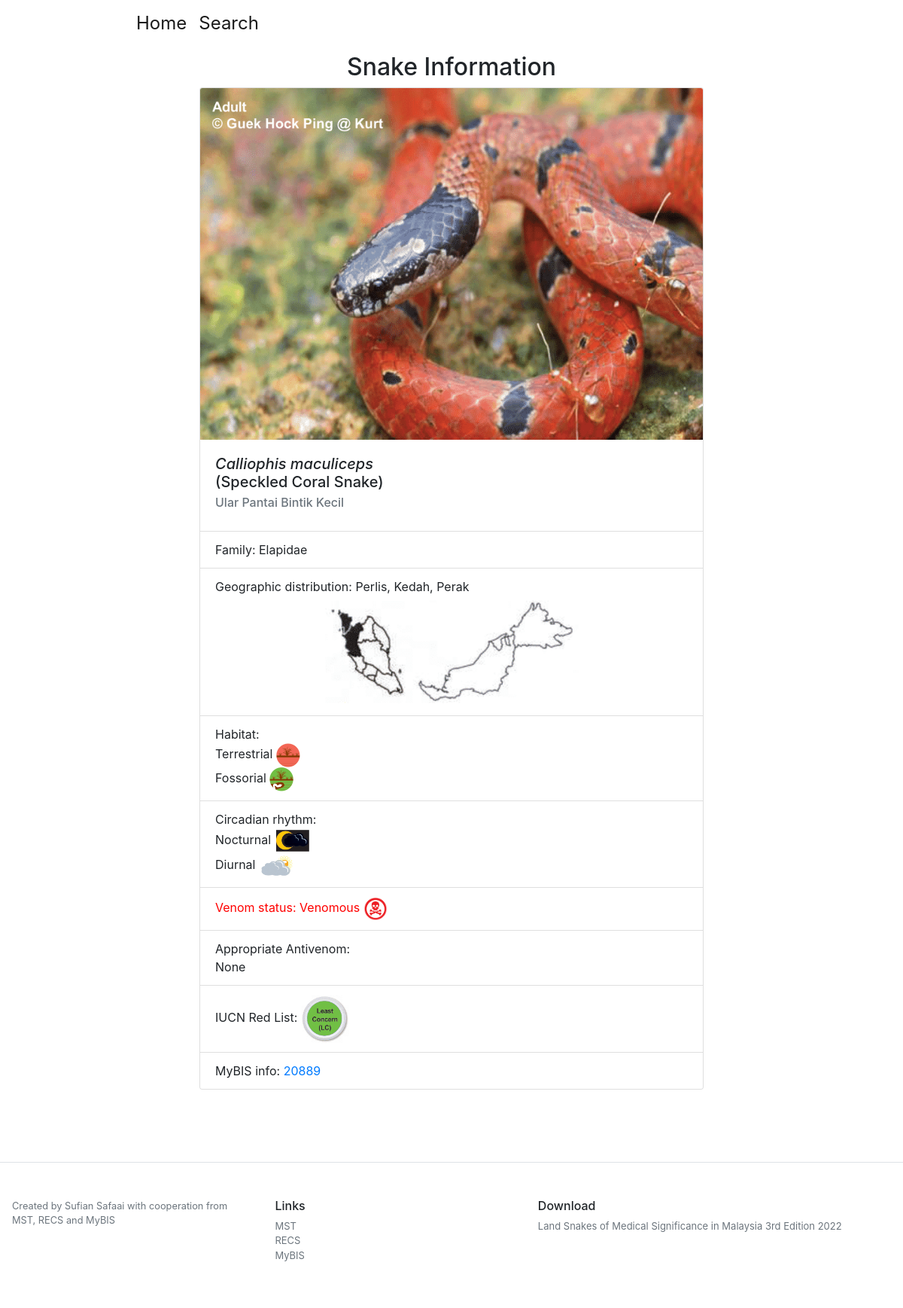
The app's page /snake_info/7, older data.
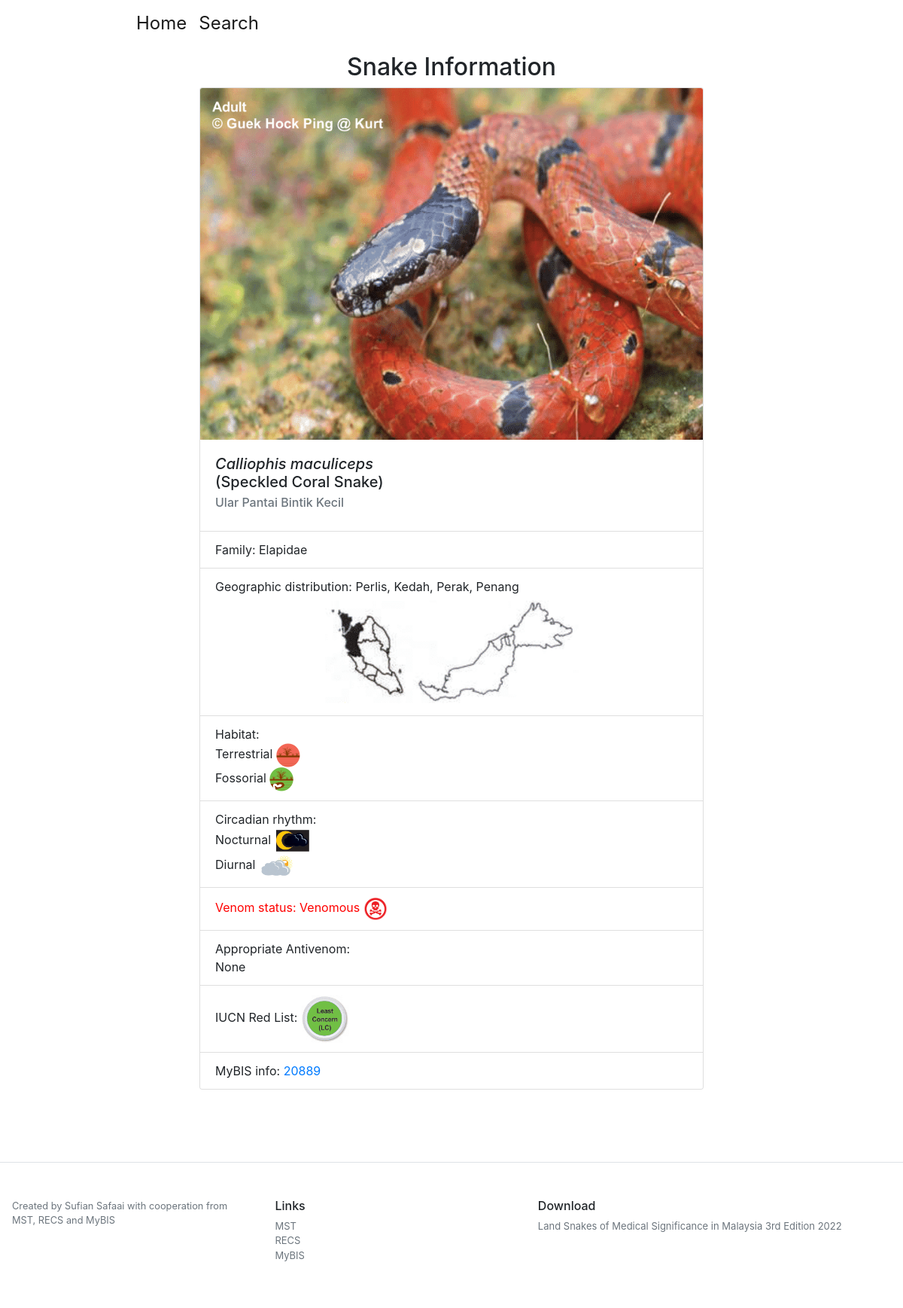
The same page, newer data.
### project/models.py (models this page shows)
class Snakes(db.Model):
    __tablename__ = 'snake'
    id = db.Column(db.Integer, primary_key=True)
    name_en = db.Column(db.String(50), nullable=True)
    name_bm = db.Column(db.String(50), nullable=True)
    name_scientific = db.Column(db.String(50), nullable=True)
    family = db.Column(db.String(50), nullable=True)
    snake_location = db.Column(db.String(50), nullable=True)
    habitat = db.Column(db.String(50), nullable=True)
    circadian = db.Column(db.String(50), nullable=True)
    venom_status = db.Column(db.String(50), nullable=True)
    antivenom = db.Column(db.String(50), nullable=True)
    iucn = db.Column(db.String(50), nullable=True)
    mybis = db.Column(db.String(50), nullable=True)
    locations = db.relationship('Snake_location', backref = 'location', lazy='dynamic')

### project/sdata/sdata.py (the view)
@sdata.route('/snake_info/<int:id>')
def snake_info(id):
    snake_intel = Snakes.query.get(id)
    mypath = 'project/static/snake_img/' + str(id)
    img_files = [f for f in listdir(mypath) if isfile(join(mypath, f))]
    def convert(string):
        li = list(string.split(","))
        return li
    return render_template('snake_info.html',
    snake_intel=snake_intel,
    img_files=img_files,
    convert=convert
    )

### project/sdata/templates/snake_info.html (shortened to what this page needs)
{% extends "base.html" %}
{% block head %}
{{super()}}
<head>
</head>
{% endblock %}
{% block content %}
<div class="container" style="padding-top: 10px;margin: auto;max-width: 700px;">
  <h2 style="text-align: center;">Snake Information</h2>
  <div class="card" style="width: 100%;">
    {% for i in img_files %}
    <img class="card-img-top" src="{{url_for('sdata.img_info', id=snake_intel.id, filename=i )}}" alt="Card image cap">
    {% endfor %}
    <div class="card-body">
      <h5 class="card-title"><i>{{snake_intel.name_scientific}}</i><br>({{snake_intel.name_en}})</h5>
      <h6 class="card-subtitle mb-2 text-muted">{{ snake_intel.name_bm }}</h6>
    </div>
    <ul class="list-group list-group-flush">
      <li class="list-group-item">Family: {{snake_intel.family}}</li>
      <li class="list-group-item">Geographic distribution: {{snake_intel.snake_location}}<br>
        <img class="card-img-top mx-auto" src="{{url_for('sdata.geo', id=snake_intel.id )}}" alt="Card image cap" style="max-width: 355px;display: block;">
      </li>
      <li class="list-group-item">Habitat: <br>
      {% for h in convert(snake_intel.habitat) %}
        {{h}}
         <img class="img-fluid" src="{{url_for('sdata.static', filename='logo/')}}{{h.lower() +'.png'}}" alt="Card image cap" style="max-width: 32px;">
         <br>
       {% endfor %}
      </li>
      <li class="list-group-item">Circadian rhythm:<br>
      {% for c in convert(snake_intel.circadian) %}
      {% if c %}
       {{c}}
        <img  class="img-fluid" src="{{url_for('sdata.static', filename='logo/')}}{{c.lower() +'.png'}}" alt="Card image cap" style="max-width: 48px;">
        <br>
      {% else %}
        None
      {% endif %}
      {% endfor %}
      </li>
      {% if snake_intel.venom_status=='Venomous' %}
      <li class="list-group-item" style="color:red">Venom status: Venomous
        <img class="img-fluid" src="{{url_for('sdata.static', filename='logo/venomous.png')}}" alt="Card image cap" style="max-width: 32px;">
      </li>
      {% elif snake_intel.venom_status=='Non-venomous' %}
      <li class="list-group-item" style="color:green">Venom status: Non-venomous
        <img class="img-fluid" src="{{url_for('sdata.static', filename='logo/non-venomous.png')}}" alt="Card image cap" style="max-width: 32px;">
      </li>
      {% elif snake_intel.venom_status=='Undetermined' %}
      <li class="list-group-item">Venom status: Undetermined
        <img class="img-fluid" src="{{url_for('sdata.static', filename='logo/undetermined.png')}}" alt="Card image cap" style="max-width: 32px;">
      </li>
      {% else %}
      <li class="list-group-item">Venom status: {{snake_intel.venom_status}}</li>
      {% endif %}
      <li class="list-group-item">Appropriate Antivenom: <br>
        {% for a in convert(snake_intel.antivenom) %}
        {{ a }}<br>
        {% endfor %}
      </li>
      {% if snake_intel.iucn=='least' %}
      <li class="list-group-item">IUCN Red List:
        <img class="img-fluid" src="{{url_for('sdata.static', filename='logo/')}}{{snake_intel.iucn+'.png'}}" alt="Card image cap" style="max-width: 64px;">
      </li>
      {% elif snake_intel.iucn=='vulnerable' %}
      <li class="list-group-item">IUCN Red List:
        <img class="img-fluid" src="{{url_for('sdata.static', filename='logo/')}}{{snake_intel.iucn+'.png'}}" alt="Card image cap" style="max-width: 64px;">
      </li>
      {% elif snake_intel.iucn=='not_evaluated' %}
      <li class="list-group-item">IUCN Red List:
        <img class="img-fluid" src="{{url_for('sdata.static', filename='logo/')}}{{snake_intel.iucn+'.png'}}" alt="Card image cap" style="max-width: 64px;">
      </li>
      {% else %}
      <li class="list-group-item">IUCN Red List: None</li>
      {% endif %}
      <li class="list-group-item">MyBIS info: <a href="https://www.mybis.gov.my/sp/{{snake_intel.mybis}}"
          target="blank">{{snake_intel.mybis}}</a></li>
    </ul>
  </div>
  <br>
  <br>
</div>
{% endblock %}

Row changes from the older to the newer data that the page shows:
changed Snakes "None": snake_location "Perlis, Kedah, Perak" → "Perlis, Kedah, Perak, Penang"
